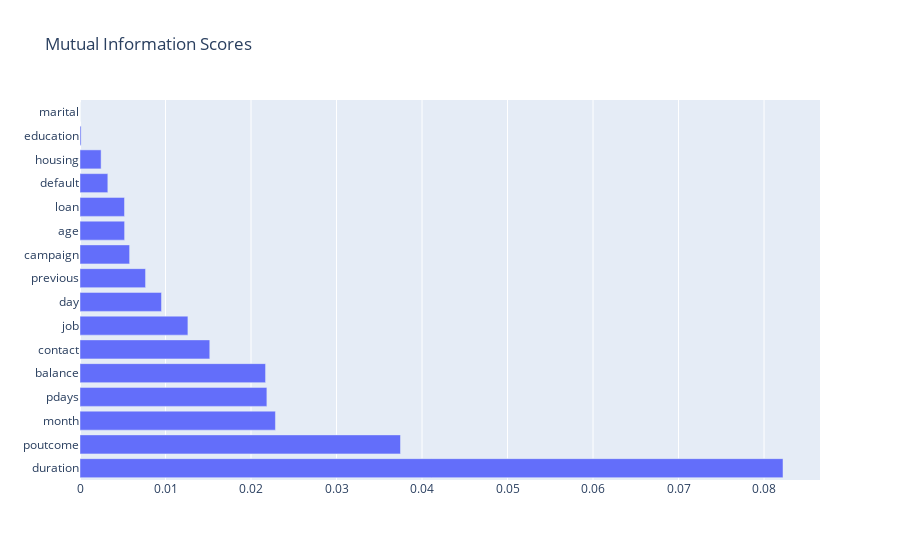

The cell this chart's notebook holds for it:
### Markdown cell above
* Mutual information

### Code cell
# compute mi_score for all features
mi_score = mutual_info_regression(X, y)
mi_score = pd.Series(mi_score, name="MI Score", index=X.columns)\
                .sort_values(ascending=False)

# plot mi_score
ticks = list(mi_score.index)

fig = go.Figure(go.Bar(
            x=mi_score,
            y=ticks,
            orientation='h'))

fig.update_layout(title="Mutual Information Scores")

fig.show()

### Figure 1 — Plotly figure (JSON) as saved in the notebook; plotly's stock layout.template omitted (floating-point values rounded to 4 significant figures)
{"data": [{"orientation": "h", "type": "bar", "x": [0.08222, 0.03748, 0.02286, 0.02186, 0.0217, 0.01518, 0.01262, 0.00953, 0.007666, 0.005803, 0.005216, 0.005205, 0.003255, 0.002468, 0.0001285, 0], "y": ["duration", "poutcome", "month", "pdays", "balance", "contact", "job", "day", "previous", "campaign", "age", "loan", "default", "housing", "education", "marital"]}], "layout": {"autosize": true, "title": {"text": "Mutual Information Scores"}, "xaxis": {"autorange": true, "range": [0, 0.08654], "type": "linear"}, "yaxis": {"autorange": true, "range": [-0.5, 15.5], "type": "category"}}}
